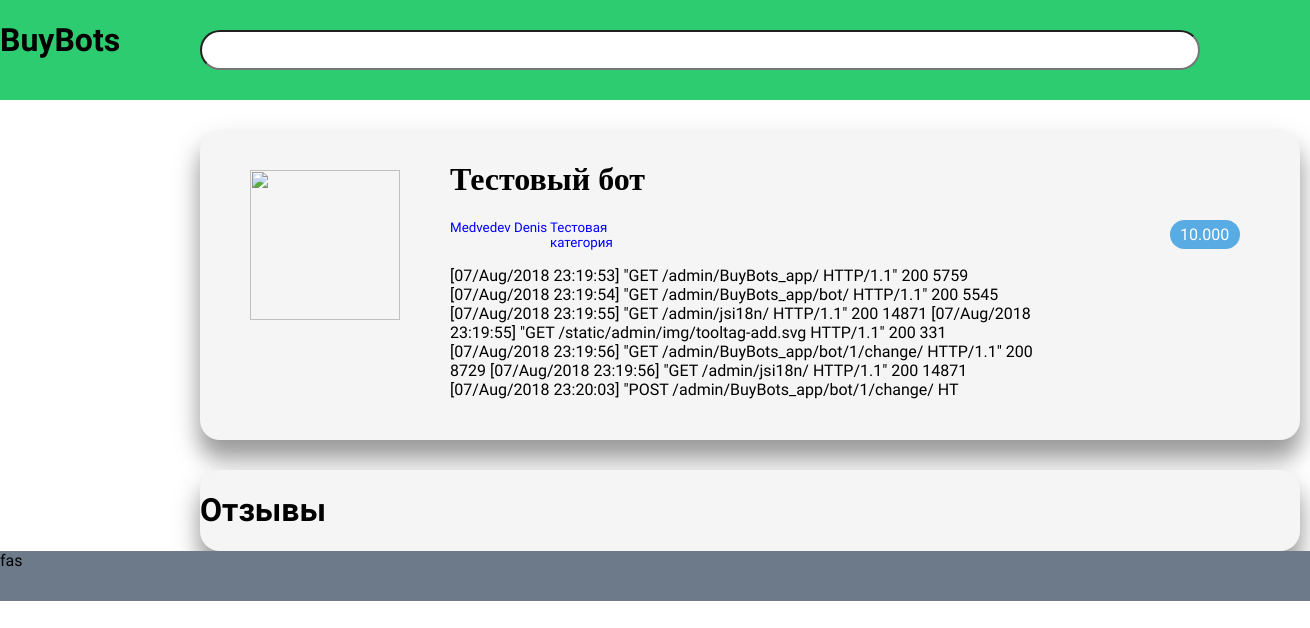
The app's page /Test bot/ with its own data.
### BuyBots_app/models.py (models this page shows, shortened)
class Bot(models.Model):
    id_developer = models.ForeignKey(Developer, on_delete=models.CASCADE, null=True)
    name_bot = models.CharField(max_length=100)
    en_name = models.CharField(max_length=100)
    name_category = models.ForeignKey(Category, on_delete=models.CASCADE, null=True)
    price = models.DecimalField(max_digits=10, decimal_places=3)
    description = models.TextField(max_length=500)
    created_date = models.DateTimeField(default=timezone.now)

class Developer(models.Model):
    full_name = models.CharField(max_length=100)
    en_full_name = models.CharField(max_length=100)
    login = models.CharField(max_length=20)
    password = models.CharField(max_length=20)
    phone_number = models.CharField(max_length=11)
    email = models.EmailField(max_length=50)
    def __str__(self):
        return self.en_full_name

class Category(models.Model):
    name_category = models.CharField(max_length=100)
    description = models.TextField(max_length=500)
    def __str__(self):
        return self.name_category

### BuyBots_app/views.py (the view)
# urls.py: url(r'^(?P<en_name>[A-Za-z]+[ ]*[A-Za-z]*)/$', views.bot_detail, name='bot_detail'),
def bot_detail(request, en_name):
    bots = get_object_or_404(Bot, en_name=en_name)
    return render(request, "BuyBots_app/bot_detail.html", {"bots": bots})

### BuyBots_app/templates/BuyBots_app/bot_detail.html (shortened to what this page needs)
{% load static %}
<html>
<head>
    <link rel="stylesheet" href="{% static 'css/main.css' %}">
    <link rel="stylesheet" href="{% static 'css/bot_detail.css' %}">
    <link rel="stylesheet" href="{% static 'css/tcomments.css' %}">
</head>
<body link="blue" vlink="#blue" alink="blue">
    <div class="Header">
        <div class="Search-panel">
            <form action="">
                <input class="Search-input" type="text">
            </form>
        </div>
        <h1>BuyBots</h1>
    </div>
    <div class="List">
        <div class="Big-card">
            <div class="Bot-image">
                <img src="{% static bots.image_path %}" width="150" height="150">
            </div>
            <div class="Bot-body">
                <div class="Bot-names">
                    <h1>{{bots.name_bot}} </h1>
                </div>
                <div class="Card-developer">
                    <a href="{% url 'bot_developer' developer=bots.id_developer %}">{{bots.id_developer}}</a>
                </div>
                <div class="Card-category">
                    <a href="{% url 'bot_category' name_category=bots.name_category  %}">{{bots.name_category}}</a>
                </div>
                <div class="Card-price">
                    <a>{{bots.price}}</a>
                </div>
                <div class="Bot-description">
                    <p>
                        {{bots.description}}
                    </p>
                </div>
            </div>
        </div>
        <div class="Big-card">
            <h1> Отзывы</h1>
        </div>
    </div>
    <div class="Footer">
        fas
    </div>
</body>
</html>

### BuyBots_app/static/css/main.css (style rules this page uses)
body { background-color:white; margin: 0; margin: 0 auto; border-spacing: 0; padding: 0; font-family: 'Open Sans Condensed', sans-serif; }
A { color: blue; text-decoration: none; }
.Header { float:left; top:0; position: absolute; background-color: #2ECC71; width: 100%; height: 100px; }
.Header h1 { height: 50px; width: 100px; position: absolute; top:0; }
.Search-panel { float: left; margin-right: 100px; margin-left: 200px; width: 600px; margin-top: 30px; height: 40px; }
.Search-input { width:1000px; border-radius: 20px; height: 40px; }
.List { margin-top: 100px; margin-left: 200px; margin-right: 100px; margin-bottom: 50px; }
.Card-price { width: 80px; float: right ; margin-bottom: 20px; overflow: hidden; text-overflow: ellipsis; }
.Card-price a { border-radius: 20px; width:50px; margin-bottom: 20px; display: inline-block; padding: 5px 10px; color:white; background:#59ABE3; }
.Card-developer a { text-overflow: ellipsis; font-size: 10pt; overflow: hidden; }
.Card-category a { text-overflow: ellipsis; font-size: 10pt; overflow: hidden; }
.Card-developer { float: left; width: 100px; }
.Card-category { float: left; width: 100px; }
.Big-card { width: 1100px; height: auto; margin-right: 30px; margin-top: 30px; background-color: whitesmoke; float: left; border-radius: 20px; box-shadow: 0 14px 28px rgba(0,0,0,0.25), 0 20px 20px rgba(0,0,0,0.22); }
.Footer { float: left; width: 100%; height: 50px; background-color: #6C7A89; }

### BuyBots_app/static/css/bot_detail.css (style rules this page uses)
.Bot-body { width: 800px; height: 300px; float: left; margin-top:10px; margin-left: 50px; }
.Bot-names { font-family: Impact; }
.Bot-image { margin-top: 40px; margin-left: 50px; width: 150px; height: 150px; float: left; }
.Bot-description { width: 600; float: left; }

### records on screen
Bot: name_bot "Тестовый бот", id_developer "Medvedev Denis", name_category "Тестовая категория", price "10.000", description "[07/Aug/2018 23:19:53] \"GET /admin/BuyBots_app/ HTTP/1.1\" 200 5759 [07/Aug/2018 23:19:54] \"GET /admin/BuyBots_app/bot/ HTTP/1.1\" 200 5545 [07/Aug/2018 23:19:55] \"GET /admin/jsi18n/ HTTP/1.1\" 200 14871 [07/Aug/2018 23:19:55] \"GET /static/admin/img/tooltag-add.svg HTTP/1.1\" 200 331 [07/Aug/2018 23:19:56] \"GET /admin/BuyBots_app/bot/1/change/ HTTP/1.1\" 200 8729 [07/Aug/2018 23:19:56] \"GET /admin/jsi18n/ HTTP/1.1\" 200 14871 [07/Aug/2018 23:20:03] \"POST /admin/BuyBots_app/bot/1/change/ HT"
